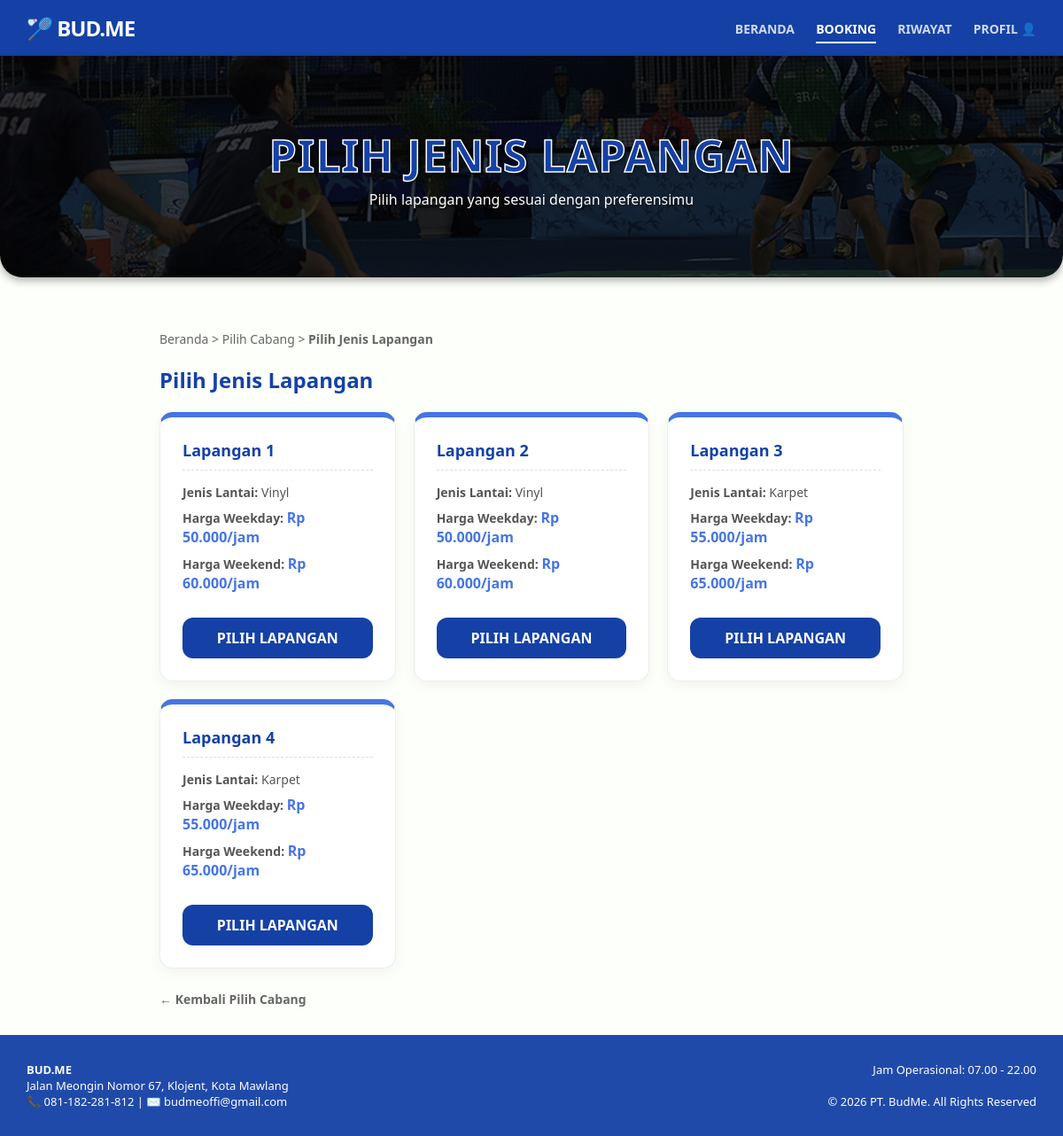
The app's page /index.php?page=booking&step=2&cabang_id=1 (signed in) with its own data.
### tables this page shows
CREATE TABLE `lapangan` (
  `id` int(11) NOT NULL,
  `cabang_id` int(11) NOT NULL,
  `jenis_lantai_id` int(11) NOT NULL,
  `nama_lapangan` varchar(50) NOT NULL
);

CREATE TABLE `jenis_lantai` (
  `id` int(11) NOT NULL,
  `nama_jenis` varchar(50) NOT NULL,
  `harga_weekday` decimal(10,2) NOT NULL,
  `harga_weekend` decimal(10,2) NOT NULL
);

### controllers/BookingController.php (called while the page is built, shortened)
<?php
require_once 'config/Database.php';
require_once 'models/CabangModel.php';
class BookingController {
    private $cabangModel;
    public function __construct() {
        $database = new Database();
        $this->db = $database->getConnection();
        $this->cabangModel = new CabangModel($this->db);
    }
    public function pilihLapangan() {
        $data_lapangan = $this->cabangModel->getLapanganByCabang($_SESSION['booking_sementara']['cabang_id']);
        require_once 'views/booking/2_pilih_lapangan.php';
    }
}
?>

### config/Database.php (called while the page is built, shortened)
<?php
class Database {
    private $host = "localhost";
    private $db_name = "budme_db";
    private $username = "root";
    private $password = "";
    public function getConnection() {
        $this->conn = null;
        try {
            $this->conn = new PDO("mysql:host=" . $this->host . ";dbname=" . $this->db_name, $this->username, $this->password);
            $this->conn->setAttribute(PDO::ATTR_ERRMODE, PDO::ERRMODE_EXCEPTION);
        } catch(PDOException $exception) {
            echo "Koneksi Database Error: " . $exception->getMessage();
        }
        return $this->conn;
    }
}
?>

### models/CabangModel.php (called while the page is built, shortened)
<?php
class CabangModel {
    private $conn;
    public function __construct($db) {
        $this->conn = $db;
    }
    public function getLapanganByCabang($cabang_id) {
        $query = "SELECT l.id as lapangan_id, l.nama_lapangan, j.nama_jenis, j.harga_weekday, j.harga_weekend
                  FROM lapangan l
                  JOIN jenis_lantai j ON l.jenis_lantai_id = j.id
                  WHERE l.cabang_id = :cabang_id";
        $stmt = $this->conn->prepare($query);
        $stmt->bindParam(":cabang_id", $cabang_id);
        $stmt->execute();
        return $stmt->fetchAll(PDO::FETCH_ASSOC);
    }
}
?>

### views/booking/2_pilih_lapangan.php (the view, shortened to what this page needs)
<!DOCTYPE html>
<html lang="id">
<head>
</head>
<body>
    <header>
        <h1>🏸 BUD.ME</h1>
        <nav>
            <a href="<?= BASE_URL ?>index.php?page=beranda">Beranda</a>
            <a href="<?= BASE_URL ?>index.php?page=booking" class="active">Booking</a>
            <a href="<?= BASE_URL ?>index.php?page=riwayat">Riwayat</a>
            <a href="<?= BASE_URL ?>index.php?page=profil">Profil 👤</a>
        </nav>
    </header>
    <div class="booking-banner">
        <h2>Pilih Jenis Lapangan</h2>
        <p>Pilih lapangan yang sesuai dengan preferensimu</p>
    </div>
    <div class="container">
        <div class="breadcrumb">Beranda > Pilih Cabang > <strong>Pilih Jenis Lapangan</strong></div>
        <h2>Pilih Jenis Lapangan</h2>
        <div class="lapangan-grid">
            <?php foreach($data_lapangan as $lap): ?>
                <div class="card">
                    <div>
                        <h3><?= htmlspecialchars($lap['nama_lapangan']); ?></h3>
                        <p><strong>Jenis Lantai:</strong> <?= htmlspecialchars($lap['nama_jenis']); ?></p>
                        <p><strong>Harga Weekday:</strong> <span class="price-tag">Rp <?= number_format($lap['harga_weekday'], 0, ',', '.'); ?>/jam</span></p>
                        <p><strong>Harga Weekend:</strong> <span class="price-tag">Rp <?= number_format($lap['harga_weekend'], 0, ',', '.'); ?>/jam</span></p>
                    </div>
                    <a href="<?= BASE_URL ?>index.php?page=booking&step=3&lapangan_id=<?= $lap['lapangan_id'] ?>" class="btn-pilih">PILIH LAPANGAN</a>
                </div>
            <?php endforeach; ?>
        </div>
        <a href="<?= BASE_URL ?>index.php?page=booking&step=1" class="btn-kembali">&larr; Kembali Pilih Cabang</a>
    </div>
    <footer>
        <div><strong>BUD.ME</strong><br>Jalan Meongin Nomor 67, Klojent, Kota Mawlang<br>📞 081-182-281-812 | ✉️ budmeoffi@gmail.com</div>
        <div style="text-align: right;">Jam Operasional: 07.00 - 22.00<br><br>&copy; 2026 PT. BudMe. All Rights Reserved</div>
    </footer>
</body>
</html>

### index.php (shortened to what this page needs)
<?php
$page = isset($_GET['page']) ? $_GET['page'] : 'login';
switch ($page) {
    case 'booking':
        require_once 'controllers/BookingController.php';
        $bookingController = new BookingController();
        $step = isset($_GET['step']) ? $_GET['step'] : '1';
        if ($step == '1') {
            $bookingController->pilihCabang();
        } elseif ($step == '2') {
            $bookingController->pilihLapangan();
        } elseif ($step == '3') {
            $bookingController->pilihJadwal();
        } elseif ($step == '4') {
            $bookingController->detailBooking();
        } elseif ($step == '5') {
            $bookingController->prosesPembayaran();
        }
        break;
}
?>

### records on screen
lapangan: nama_lapangan "Lapangan 1", jenis_lantai.nama_jenis "Vinyl", jenis_lantai.harga_weekday "50.000", jenis_lantai.harga_weekend "60.000"
lapangan: nama_lapangan "Lapangan 2", jenis_lantai.nama_jenis "Vinyl", jenis_lantai.harga_weekday "50.000", jenis_lantai.harga_weekend "60.000"
lapangan: nama_lapangan "Lapangan 3", jenis_lantai.nama_jenis "Karpet", jenis_lantai.harga_weekday "55.000", jenis_lantai.harga_weekend "65.000"
lapangan: nama_lapangan "Lapangan 4", jenis_lantai.nama_jenis "Karpet", jenis_lantai.harga_weekday "55.000", jenis_lantai.harga_weekend "65.000"
